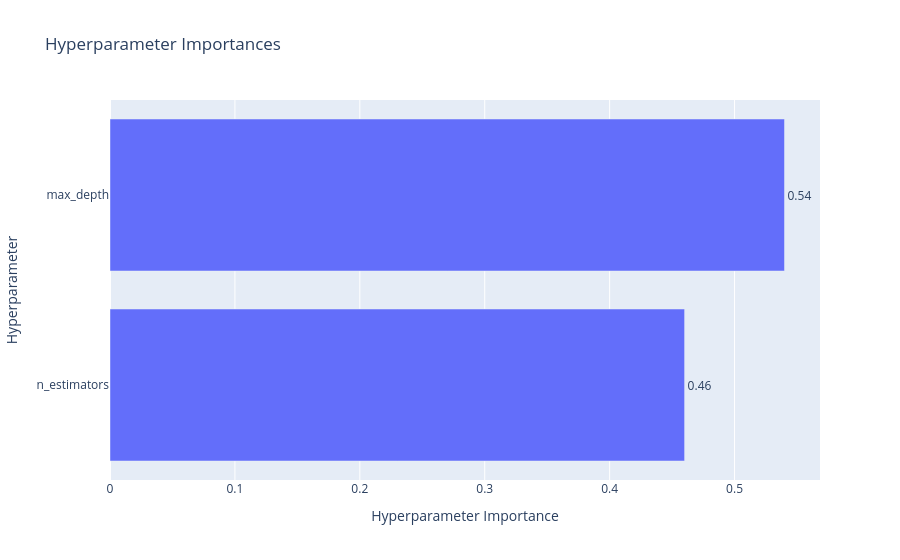

Here is the notebook cell this chart was saved with:
### Code cell
# 5. Hyperparameter Importance
plot_param_importances(study).show()

### Figure 1 — Plotly figure (JSON) as saved in the notebook; plotly's stock layout.template omitted (floating-point values rounded to 4 significant figures)
{"data": [{"cliponaxis": false, "hovertemplate": ["n_estimators (IntDistribution): 0.4600071907800799<extra></extra>", "max_depth (IntDistribution): 0.5399928092199201<extra></extra>"], "name": "Objective Value", "orientation": "h", "text": ["0.46", "0.54"], "textposition": "outside", "type": "bar", "x": [0.46, 0.54], "y": ["n_estimators", "max_depth"]}], "layout": {"title": {"text": "Hyperparameter Importances"}, "xaxis": {"title": {"text": "Hyperparameter Importance"}}, "yaxis": {"title": {"text": "Hyperparameter"}}}}
